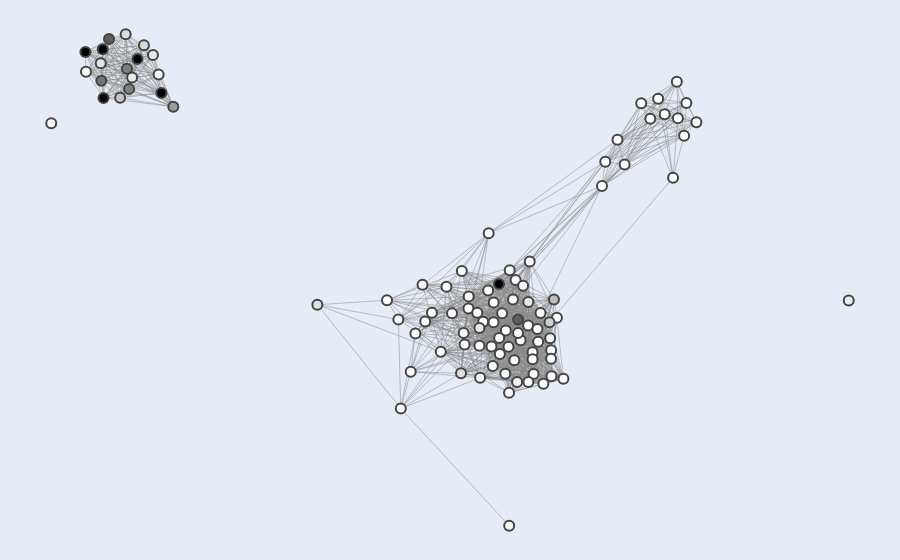

Notebook cell for this chart:
### Markdown cell above
## Figure C

### Code cell
# reading in the table occupancy sheet to choose the top genes
node_names = list(G.nodes())
db_ref = pd.read_excel("simplemine_results_TableOccupancy_full_27Sep2024.xlsx", comment="#")
wormbase = pd.read_csv('Wormbase_Gene_Sanitizer_Database_DownloadedOn_10-30-2023.txt', comment="#", sep="\t")

coldict = dict()
colref = dict()

for gene in node_names:
    wbgene = wormbase.loc[wormbase["Input"] == gene, "Suggested Match"].iloc[0]
    geneindex = db_ref[db_ref["Your Input"] == wbgene].index[0]
    line = db_ref.at[geneindex, "Reference"]
    coldict[gene] = str(line) 

for gene in coldict:
    element = coldict[gene]
    num_ref = element.split(',')
    if num_ref != ['N.A.']:
        colref[gene] = len(num_ref)
    else:
        colref[gene] = 0

# cap values at 100
capped_colref = {k: min(v, 100) for k, v in colref.items()}

# normalize capped values
max_value = 100
min_value = 0
normalized_colref = {k: v / 100 for k, v in capped_colref.items()}

G, pos, partition = load_graph_positions_and_clusters()

# sort nodes by their normalized value
sorted_nodes = sorted(G.nodes(), key=lambda node: normalized_colref[node])

# prepare data for edges
edge_x = []
edge_y = []
for edge in G.edges():
    x0, y0 = pos[edge[0]]
    x1, y1 = pos[edge[1]]
    edge_x.extend([x0, x1, None]) 
    edge_y.extend([y0, y1, None])

# create a trace for edges
edge_trace = go.Scatter(x=edge_x, y=edge_y, line=dict(width=0.5, color='#888'), hoverinfo='none', mode='lines')

# modify the node colors assignment
node_x = [pos[node][0] for node in sorted_nodes]
node_y = [pos[node][1] for node in sorted_nodes]
node_colors = [normalized_colref[node] for node in sorted_nodes]

hover_texts = [f"Gene: {node}<br>References: {colref[node]}" for node in sorted_nodes]

# create a trace for nodes
node_trace = go.Scatter(x=node_x, y=node_y, 
                        mode='markers', 
                        hoverinfo='text',
                        marker=dict(showscale=False, 
                                    size=10,
                                    color=node_colors, 
                                    colorscale='Greys',
                                    reversescale=False,
                                    line_width=2),
                        text=hover_texts)

# create figure
fig = go.Figure(data=[edge_trace, node_trace],
                layout=go.Layout(
                    showlegend=False,
                    hovermode='closest',
                    margin=dict(b=0, l=0, r=0, t=0),
                    xaxis=dict(showgrid=False, zeroline=False, showticklabels=False),
                    yaxis=dict(showgrid=False, zeroline=False, showticklabels=False)))

# display figure
plotly.offline.plot(fig, image_filename='r100_references_clustering', image='svg') # saves in ~/Downloads and opens in browser.
fig.show()

### Figure 1 — Plotly figure (JSON) as saved in the notebook; plotly's stock layout.template omitted (floating-point values rounded to 4 significant figures; data arrays with more than 128 entries replaced by an {"elided": "..."} marker saying what was removed)
{"data": [{"hoverinfo": "none", "line": {"color": "#888", "width": 0.5}, "mode": "lines", "type": "scatter", "x": {"elided": "3855 float values"}, "y": {"elided": "3855 float values"}}, {"hoverinfo": "text", "marker": {"color": [0, 0, 0, 0, 0, 0, 0, 0, 0, 0, 0, 0, 0, 0, 0, 0, 0, 0, 0, 0, 0, 0, 0, 0, 0, 0, 0, 0, 0, 0, 0, 0, 0.01, 0.01, 0.01, 0.01, 0.01, 0.01, 0.01, 0.01, 0.01, 0.01, 0.01, 0.01, 0.01, 0.01, 0.01, 0.01, 0.01, 0.01, 0.01, 0.02, 0.02, 0.03, 0.03, 0.03, 0.03, 0.03, 0.03, 0.03, 0.03, 0.04, 0.04, 0.04, 0.04, 0.04, 0.05, 0.05, 0.05, 0.06, 0.07, 0.07, 0.08, 0.1, 0.1, 0.14, 0.16, 0.17, 0.17, 0.18, 0.19, 0.2, 0.23, 0.24, 0.25, 0.29, 0.34, 0.37, 0.48, 0.57, 0.59, 0.62, 0.71, 0.71, 0.97, 1, 1, 1, 1, 1], "colorscale": [[0, "rgb(255,255,255)"], [0.125, "rgb(240,240,240)"], [0.25, "rgb(217,217,217)"], [0.375, "rgb(189,189,189)"], [0.5, "rgb(150,150,150)"], [0.625, "rgb(115,115,115)"], [0.75, "rgb(82,82,82)"], [0.875, "rgb(37,37,37)"], [1, "rgb(0,0,0)"]], "line": {"width": 2}, "reversescale": false, "showscale": false, "size": 10}, "mode": "markers", "text": ["Gene: Y20F4.4<br>References: 0", "Gene: C08F11.7<br>References: 0", "Gene: ZK402.3<br>References: 0", "Gene: C18D4.6<br>References: 0", "Gene: Y57G11C.51<br>References: 0", "Gene: T16G12.4<br>References: 0", "Gene: fbxb-97<br>References: 0", "Gene: F39F10.4<br>References: 0", "Gene: K09H9.7<br>References: 0", "Gene: W04B5.2<br>References: 0", "Gene: bath-45<br>References: 0", "Gene: C46G7.5<br>References: 0", "Gene: T03D3.5<br>References: 0", "Gene: E02H9.3<br>References: 0", "Gene: H09G03.1<br>References: 0", "Gene: C38C3.3<br>References: 0", "Gene: F58H7.5<br>References: 0", "Gene: T11F9.10<br>References: 0", "Gene: lido-18<br>References: 0", "Gene: Y17D7B.4<br>References: 0", "Gene: C04G6.6<br>References: 0", "Gene: T16G12.8<br>References: 0", "Gene: Y57G7A.5<br>References: 0", "Gene: K05C4.9<br>References: 0", "Gene: Y48G1BM.6<br>References: 0", "Gene: Y105C5A.14<br>References: 0", "Gene: F55B11.6<br>References: 0", "Gene: W09B7.2<br>References: 0", "Gene: W05H12.2<br>References: 0", "Gene: F41G4.7<br>References: 0", "Gene: Y53F4B.5<br>References: 0", "Gene: W09B7.1<br>References: 0", "Gene: C55C3.3<br>References: 1", "Gene: C09G5.7<br>References: 1", "Gene: F15D4.5<br>References: 1", "Gene: W04B5.1<br>References: 1", "Gene: ZK973.8<br>References: 1", "Gene: ZK795.2<br>References: 1", "Gene: bath-13<br>References: 1", "Gene: ZK909.3<br>References: 1", "Gene: Y47H10A.5<br>References: 1", "Gene: F40D4.13<br>References: 1", "Gene: elf-1<br>References: 1", "Gene: rme-2<br>References: 1", "Gene: C30G12.1<br>References: 1", "Gene: F09C8.2<br>References: 1", "Gene: Y37E11B.2<br>References: 1", "Gene: T20F7.1<br>References: 1", "Gene: W05F2.4<br>References: 1", "Gene: R03D7.2<br>References: 1", "Gene: F55C9.3<br>References: 1", "Gene: C38D9.2<br>References: 2", "Gene: F39E9.7<br>References: 2", "Gene: timm-17B.2<br>References: 3", "Gene: E01G4.5<br>References: 3", "Gene: R06C1.4<br>References: 3", "Gene: K02E2.6<br>References: 3", "Gene: fbxa-192<br>References: 3", "Gene: citk-1<br>References: 3", "Gene: R03H10.6<br>References: 3", "Gene: glit-1<br>References: 3", "Gene: saeg-1<br>References: 4", "Gene: clp-6<br>References: 4", "Gene: T02G5.4<br>References: 4", "Gene: gpx-8<br>References: 4", "Gene: qdpr-1<br>References: 4", "Gene: hil-4<br>References: 5", "Gene: fkb-8<br>References: 5", "Gene: spch-1<br>References: 5", "Gene: mif-2<br>References: 6", "Gene: rnh-1.3<br>References: 7", "Gene: vet-6<br>References: 7", "Gene: saeg-2<br>References: 8", "Gene: scrm-4<br>References: 10", "Gene: sea-2<br>References: 10", "Gene: pyk-1<br>References: 14", "Gene: mcm-7<br>References: 16", "Gene: gly-13<br>References: 17", "Gene: klp-15<br>References: 17", "Gene: pan-1<br>References: 18", "Gene: cpg-1<br>References: 19", "Gene: dyf-3<br>References: 20", "Gene: spe-41<br>References: 23", "Gene: wago-4<br>References: 24", "Gene: cey-2<br>References: 25", "Gene: his-24<br>References: 29", "Gene: wago-1<br>References: 34", "Gene: pdfr-1<br>References: 37", "Gene: klp-7<br>References: 48", "Gene: tba-2<br>References: 57", "Gene: pgl-3<br>References: 59", "Gene: hsp-1<br>References: 62", "Gene: hrde-1<br>References: 71", "Gene: ceh-20<br>References: 71", "Gene: tbb-2<br>References: 97", "Gene: cdk-1<br>References: 124", "Gene: csr-1<br>References: 129", "Gene: par-5<br>References: 105", "Gene: hsp-90<br>References: 166", "Gene: lin-15B<br>References: 329"], "type": "scatter", "x": [0.04917, 0.1276, 0.5234, 0.08592, 0.09971, 0.07652, 0.1795, 0.383, 0.1426, 0.5728, 0.2558, 0.07107, 0.03254, -0.1546, 0.5397, 0.00805, 0.2365, 0.2094, 0.07828, 0.5884, 0.1067, 0.1984, -0.05899, 0.2703, 0.2557, 0.4396, 0.1638, -0.02014, 0.3913, 0.2568, 0.2865, 0.1101, -0.12, -0.09526, 0.2119, 0.481, -0.0836, -0.04222, 0.1259, 0.2023, 0.5607, 0.2094, 0.09846, -0.9073, 0.1118, 0.1671, 0.594, 0.1122, -0.005873, -0.9941, 0.5038, 0.199, 0.619, 0.2216, 0.4217, 0.03707, 0.5701, 0.1604, 0.04964, 0.1334, 0.2293, 0.173, 0.03956, 0.2234, 0.1493, 0.1523, -0.7256, 0.1505, 0.151, -0.1261, 0.1411, 0.1858, 0.1708, 0.2534, -0.06582, 1, -0.7919, 0.1987, -0.7397, 0.07652, -0.8703, -0.3287, 0.03051, -0.808, -0.7623, 0.2517, -0.8219, 0.2629, -0.6888, -0.7994, -0.8047, -0.8689, -0.8496, 0.1732, -0.8635, -0.7186, -0.8653, -0.7784, -0.9086, 0.1255], "y": [-0.1581, -0.2927, 0.4603, -0.1973, 0.06346, -0.2684, -0.2517, 0.2032, -0.2233, 0.403, -0.2812, -0.1711, -0.04777, -0.134, 0.4146, -0.1727, -0.3803, -0.2877, -0.3629, 0.3514, -0.2702, -0.2084, -0.1964, -0.1859, -0.3065, 0.2666, -0.3111, -0.2861, 0.2746, -0.358, -0.3657, -0.3278, -0.4533, -0.3447, -0.3516, 0.4469, -0.2324, -0.171, -0.2455, -0.01975, 0.2273, -0.3083, -0.1051, 0.54, -0.1988, -0.07425, 0.4479, -0.1403, -0.09453, 0.3879, 0.4014, -0.375, 0.3909, -0.2191, 0.3395, -0.2306, 0.5107, -0.1317, -0.1226, -0.1725, -0.1718, -0.2303, -0.2644, -0.2565, -0.2708, -0.04522, 0.5319, -0.407, -0.7992, -0.1908, -0.3507, -0.09146, -0.375, -0.2459, -0.08864, -0.135, 0.5233, -0.1393, 0.5894, -0.216, 0.5652, -0.1472, -0.3496, 0.6506, 0.6179, -0.1987, 0.4632, -0.1317, 0.4368, 0.4891, 0.5489, 0.5131, 0.6369, -0.1908, 0.4628, 0.4771, 0.6066, 0.5778, 0.5984, -0.0864]}], "layout": {"hovermode": "closest", "margin": {"b": 0, "l": 0, "r": 0, "t": 0}, "showlegend": false, "xaxis": {"showgrid": false, "showticklabels": false, "zeroline": false}, "yaxis": {"showgrid": false, "showticklabels": false, "zeroline": false}}}
